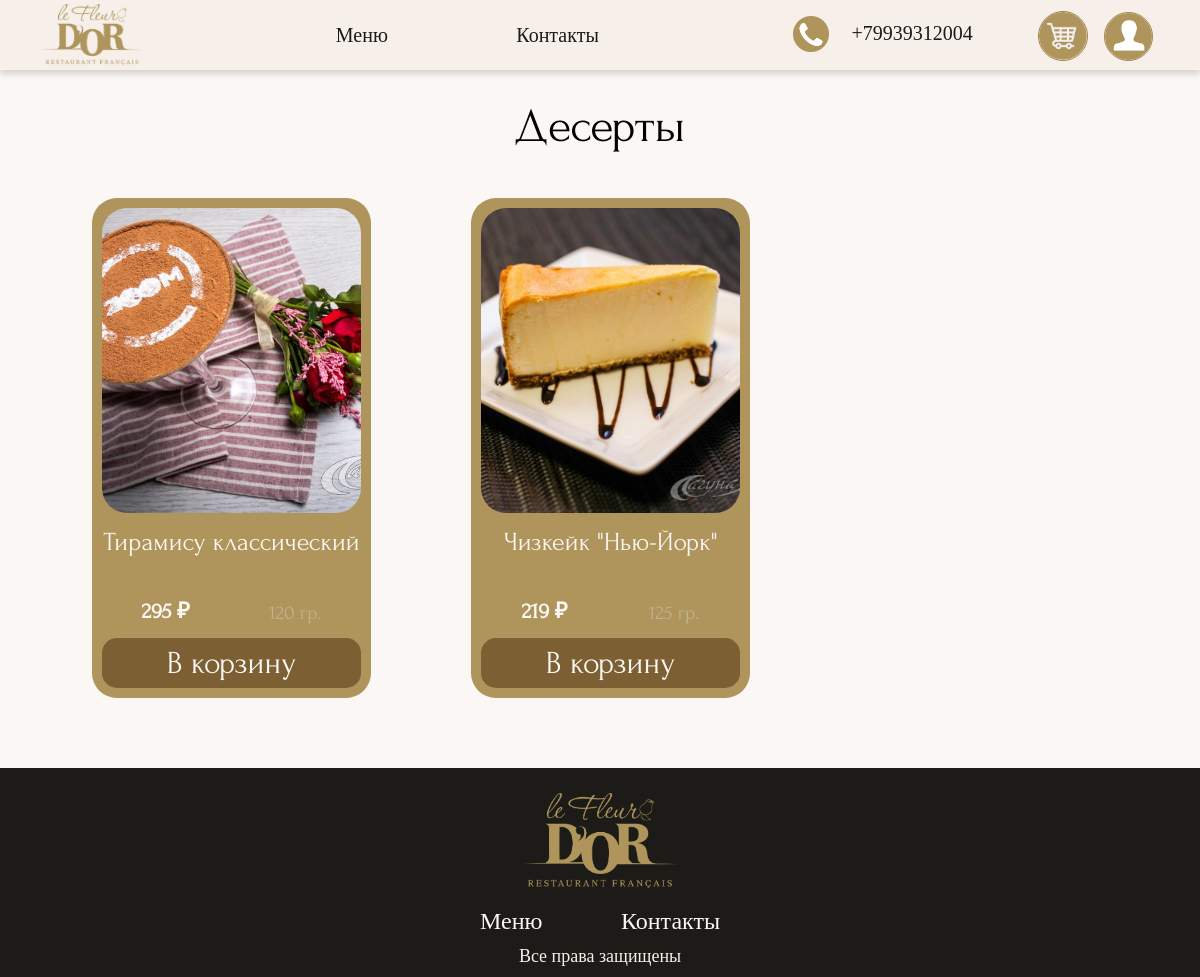
Page /dessert.php on the earlier database version.
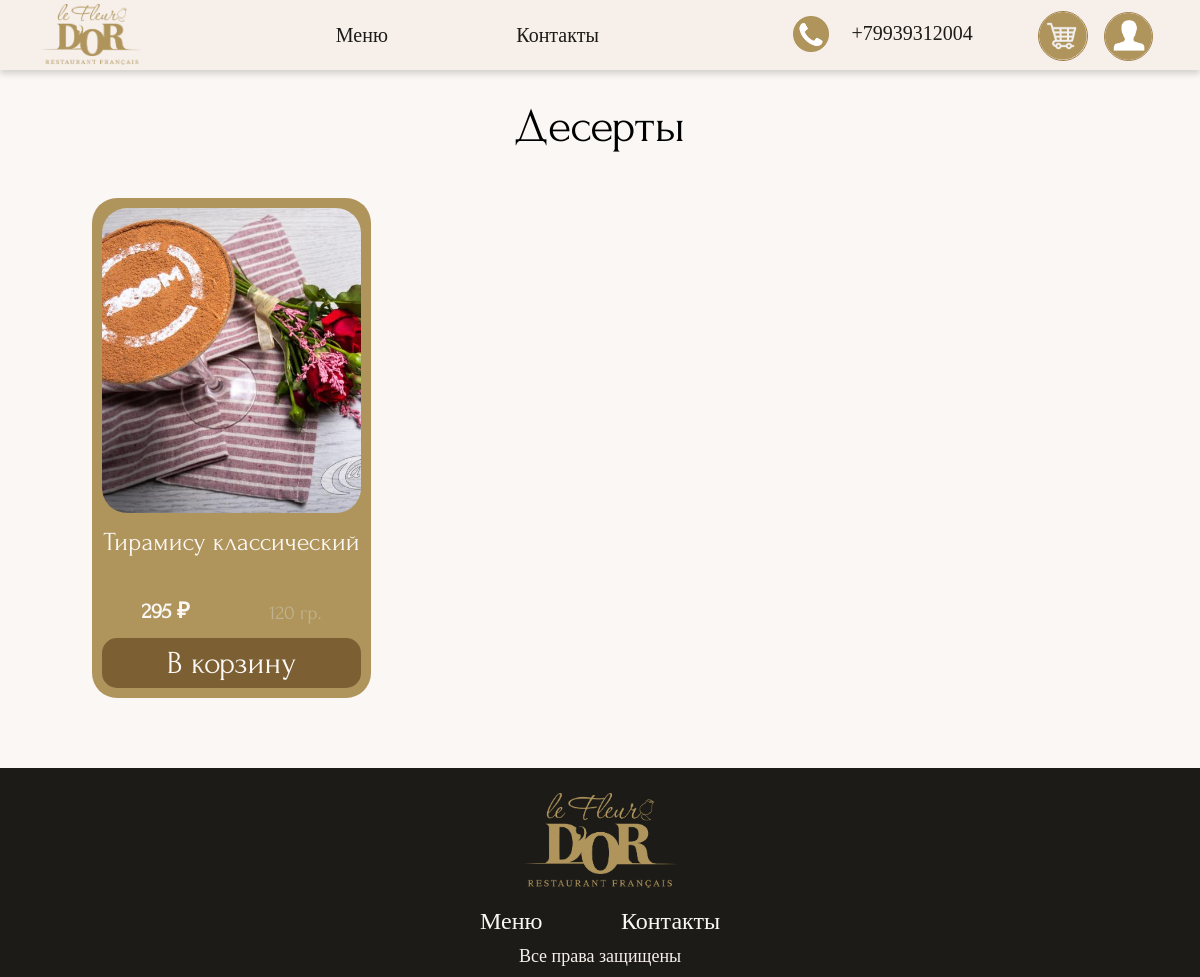
Same page on the later database version.
### tables this page shows
CREATE TABLE `kategory` (
  `id_kategory` int(11) NOT NULL,
  `name_kategory` varchar(255) NOT NULL,
  `photo_kategory` varchar(512) NOT NULL,
  `link_kategory` varchar(255) NOT NULL
);

CREATE TABLE `product` (
  `id_product` int(11) NOT NULL,
  `name_product` varchar(255) NOT NULL,
  `price_product` int(11) NOT NULL,
  `weight_product` varchar(255) NOT NULL,
  `units_product` varchar(255) NOT NULL,
  `photo_product` varchar(255) NOT NULL,
  `name_kategory` int(11) NOT NULL,
  `popular_product` int(11) DEFAULT '0'
);

### dessert.php (the view, shortened to what this page needs)
<?php include 'template/head.php'; ?>
<?php include 'template/nav.php'; ?>
    <main>
        <div class="menu-container container">
            <div class="title">
                <?php
                include ("connect.php");
                $sql = mysqli_query($connection1, "SELECT * FROM kategory WHERE id_kategory = 6");
                while ($result = mysqli_fetch_array($sql)) {
                echo "<h2>{$result['name_kategory']}</h2>";}
                ?>
            </div>
            <div class="items">
            <?php
            include ("connect.php");
            $sql = mysqli_query($connection1, "SELECT * FROM product WHERE name_kategory = 6");
            while ($result = mysqli_fetch_array($sql)) {
                echo "<div class='item'>
                <div class='item-photo'>
                <img src={$result['photo_product']} alt=''>
            </div>
            <div class='item-info'>
                <h3>{$result['name_product']}</h3>
                <div>
                <div class='price-weight'>
                <h4>{$result['price_product']} ₽</h4>
                <p>{$result['weight_product']} {$result['units_product']}</p>
                </div>
                <div class='add-korz'>
                    <input type='hidden' name='id_product' value='{$result['id_product']}'>
                    <button id='{$result['id_product']}' onclick='addCart{$result['id_product']}()' class='add-korz-btn' type='submit' name='submit'>В корзину</button>
                </div>
                </div>
            </div>";
            echo "</div>";
            }
            ?>
            </div>
        </div>
    </main>
<?php include 'template/footer.php'; ?>

### template/head.php (shortened to what this page needs)
<!DOCTYPE html>
<html>
<head>
    <link rel="stylesheet" href="vendors/slick/slick.css">
    <link rel="stylesheet" href="vendors/slick/slick-theme.css">
    <link href="https://cdn.jsdelivr.net/npm/bootstrap@5.3.2/dist/css/bootstrap.min.css" rel="stylesheet">
    <link rel="stylesheet" href="css/styles.css">
    <link rel="stylesheet" href="css/mobile.css">
</head>
<body>

### template/nav.php (shortened to what this page needs)
<?php
if(empty($_SESSION['login'])){
    $account = "auth.php";
}
if(!empty($_SESSION['photo'])){
    $photo_user = $_SESSION['photo'];
}
else{
    $photo_user = "images/account.png";
}
?>
    <header>
        <div class="top container">
            <div class="top__logo">
                <a href="index.php"><img src="images/logo.png" alt=""></a>
            </div>
            <div class="top__menu">
                <ul>
                    <li><a href="menu.php">Меню</a></li>
                    <li><a href="contacts.php">Контакты</a></li>
                </ul>
            </div>
            <div class="top__number">
                <div class="top__pict">
                    <img src="images/number.png" alt="">
                </div>
                <div class="top__text">
                    <p><a href="tel:+79939312004">+79939312004</a></p>
                </div>
            </div>
            <div class="top__korz-account">
                <a class="korz-img" href="korzina.php"><img src="images/korz.png" alt=""></a>
                <a class="account-img" href="<?= $account?>"><img src="<?= $photo_user?>" alt=""></a>
            </div>
        </div>
    </header>

### template/footer.php (shortened to what this page needs)
<footer>
        <div class="bottom">
            <div class="footer__logo">
                <img src="images/logo.png" alt="">
            </div>
            <div class="footer__menu">
                <ul>
                    <li><a href="#">Меню</a></li>
                    <li><a href="#">Контакты</a></li>
                </ul>
            </div>
            <p>Все права защищены</p>
        </div>
    </footer>
</body>
</html>

### css/styles.css (style rules this page uses)
h1,h2,h3,h4,h5,h6,p,div,body,ul,li,ol { padding: 0; margin: 0; }
ul,ol { list-style: none; }
body,* { box-sizing: border-box; font-family: Forum; }
body { background-color: #FAF7F4; }
.container { width: 1300px; margin: 0 auto; }
.title h2 { color: #000; font-family: Forum; font-size: 48px; font-style: normal; font-weight: 400; line-height: normal; text-align: center; }
.items { display: flex; flex-wrap: wrap; justify-content: flex-start; }
.item { width: 25%; background-color: #AF955C; padding: 10px; border-radius: 25px; margin-right: 50px; margin-left: 50px; margin-top: 45px; }
.item-info { height: 160px; margin-top: 15px; display: flex; flex-direction: column; justify-content: space-between; }
.add-korz-btn { width: 100%; height: 50px; border-radius: 15px; background: #7C6033; border: solid #7C6033; margin: 0 auto; position: relative; cursor: pointer; color: #FAF7F4; text-align: center; font-family: Forum; font-size: 32px; font-style: normal; font-weight: 400; line-height: normal; }
header { background: #F6EFEA; height: 70px; box-shadow: 0px 4px 6px 0px rgba(0, 0, 0, 0.15); position: fixed; z-index: 600; width: 100%; }
.top { margin: 0 auto; display: flex; justify-content: space-between; align-items: center; }
.top__logo { width: 100px; margin: 4px 0; }
.top__logo img { width: 100%; }
.top__menu { width: 520px; padding-top: 4px; }
.top__menu a { color: #1C1B17; font-family: Tahoma; font-size: 20px; font-style: normal; font-weight: 400; line-height: normal; text-decoration: none; position: relative; cursor: pointer; }
.top__menu a:after { content: ""; display: block; position: absolute; right: 0; bottom: -3px; width: 0; height: 2px; background-color: #1C1B17; transition: width 0.5s; }
.top__menu ul { display: flex; justify-content: space-evenly; }
.top__number { display: flex; justify-content: space-between; align-items: center; width: 180px; }
.top__pict { width: 20%; }
.top__pict img { width: 100%; }
.top__text a { text-decoration: none; position: relative; cursor: pointer; }
.top__text a { color: #1C1B17; font-family: Tahoma; font-size: 20px; font-style: normal; font-weight: 400; line-height: normal; text-decoration: none; }
.top__korz-account { padding-top: 4px; width: 120px; display: flex; justify-content: space-between; align-items: center; align-content: center }
.top__korz-account a { width: 45%; }
.top__korz-account img { width: 92%; border-radius: 100%; border: 1px solid #a17d42; -webkit-transition: all 0.5s ease; transition: all 0.5s ease; }
.account-img img { width: 49px; height: 49px; object-fit: cover; border-radius: 100%; }
footer { background-color: #1C1B17; }
.bottom { margin: 0 auto; display: flex; flex-direction: column; align-items: center; padding-bottom: 10px; }
.footer__logo { width: 13%; padding-top: 25px; }
.footer__logo img { width: 100%; }
.footer__menu { width: 240px; padding-top: 20px; }
.footer__menu ul { display: flex; justify-content: space-between; }
.footer__menu ul li a { color: #FAF7F4; font-family: Tahoma; font-size: 24px; font-style: normal; font-weight: 400; line-height: normal; text-decoration: none; position: relative; cursor: pointer; }
.footer__menu a:after { content: ""; display: block; position: absolute; right: 0; bottom: -3px; width: 0; height: 2px; background-color: #FAF7F4; transition: width 0.5s; }
.bottom p { color:#F6EFEA; font-family: Tahoma; font-size: 18px; font-style: normal; font-weight: 400; line-height: normal; padding-top: 10px; }
.menu-container { padding-top: 100px; padding-bottom: 70px; }
.item .item-photo img { width: 100%; border-radius: 25px; height: 305px; object-fit: cover; }
.item .item-info h3 { color: #FAF7F4; text-align: center; font-family: Forum; font-size: 26px; font-style: normal; font-weight: 400; line-height: normal; }
.item .price-weight { display: flex; justify-content: space-around; padding-bottom: 10px; }
.item .price-weight h4 { font-size: 22px; font-weight: bold; color: #FAF7F4; }
.item .price-weight p { color: #c1b291; font-size: 20px; }

### css/mobile.css (style rules this page uses)
@media only screen and (max-width: 1440px) { .top { width: 98%; } }

Differences in the rows shown:
removed product: shows a picture, name_product "Чизкейк \"Нью-Йорк\"", price_product "219", weight_product "125", units_product "гр."
